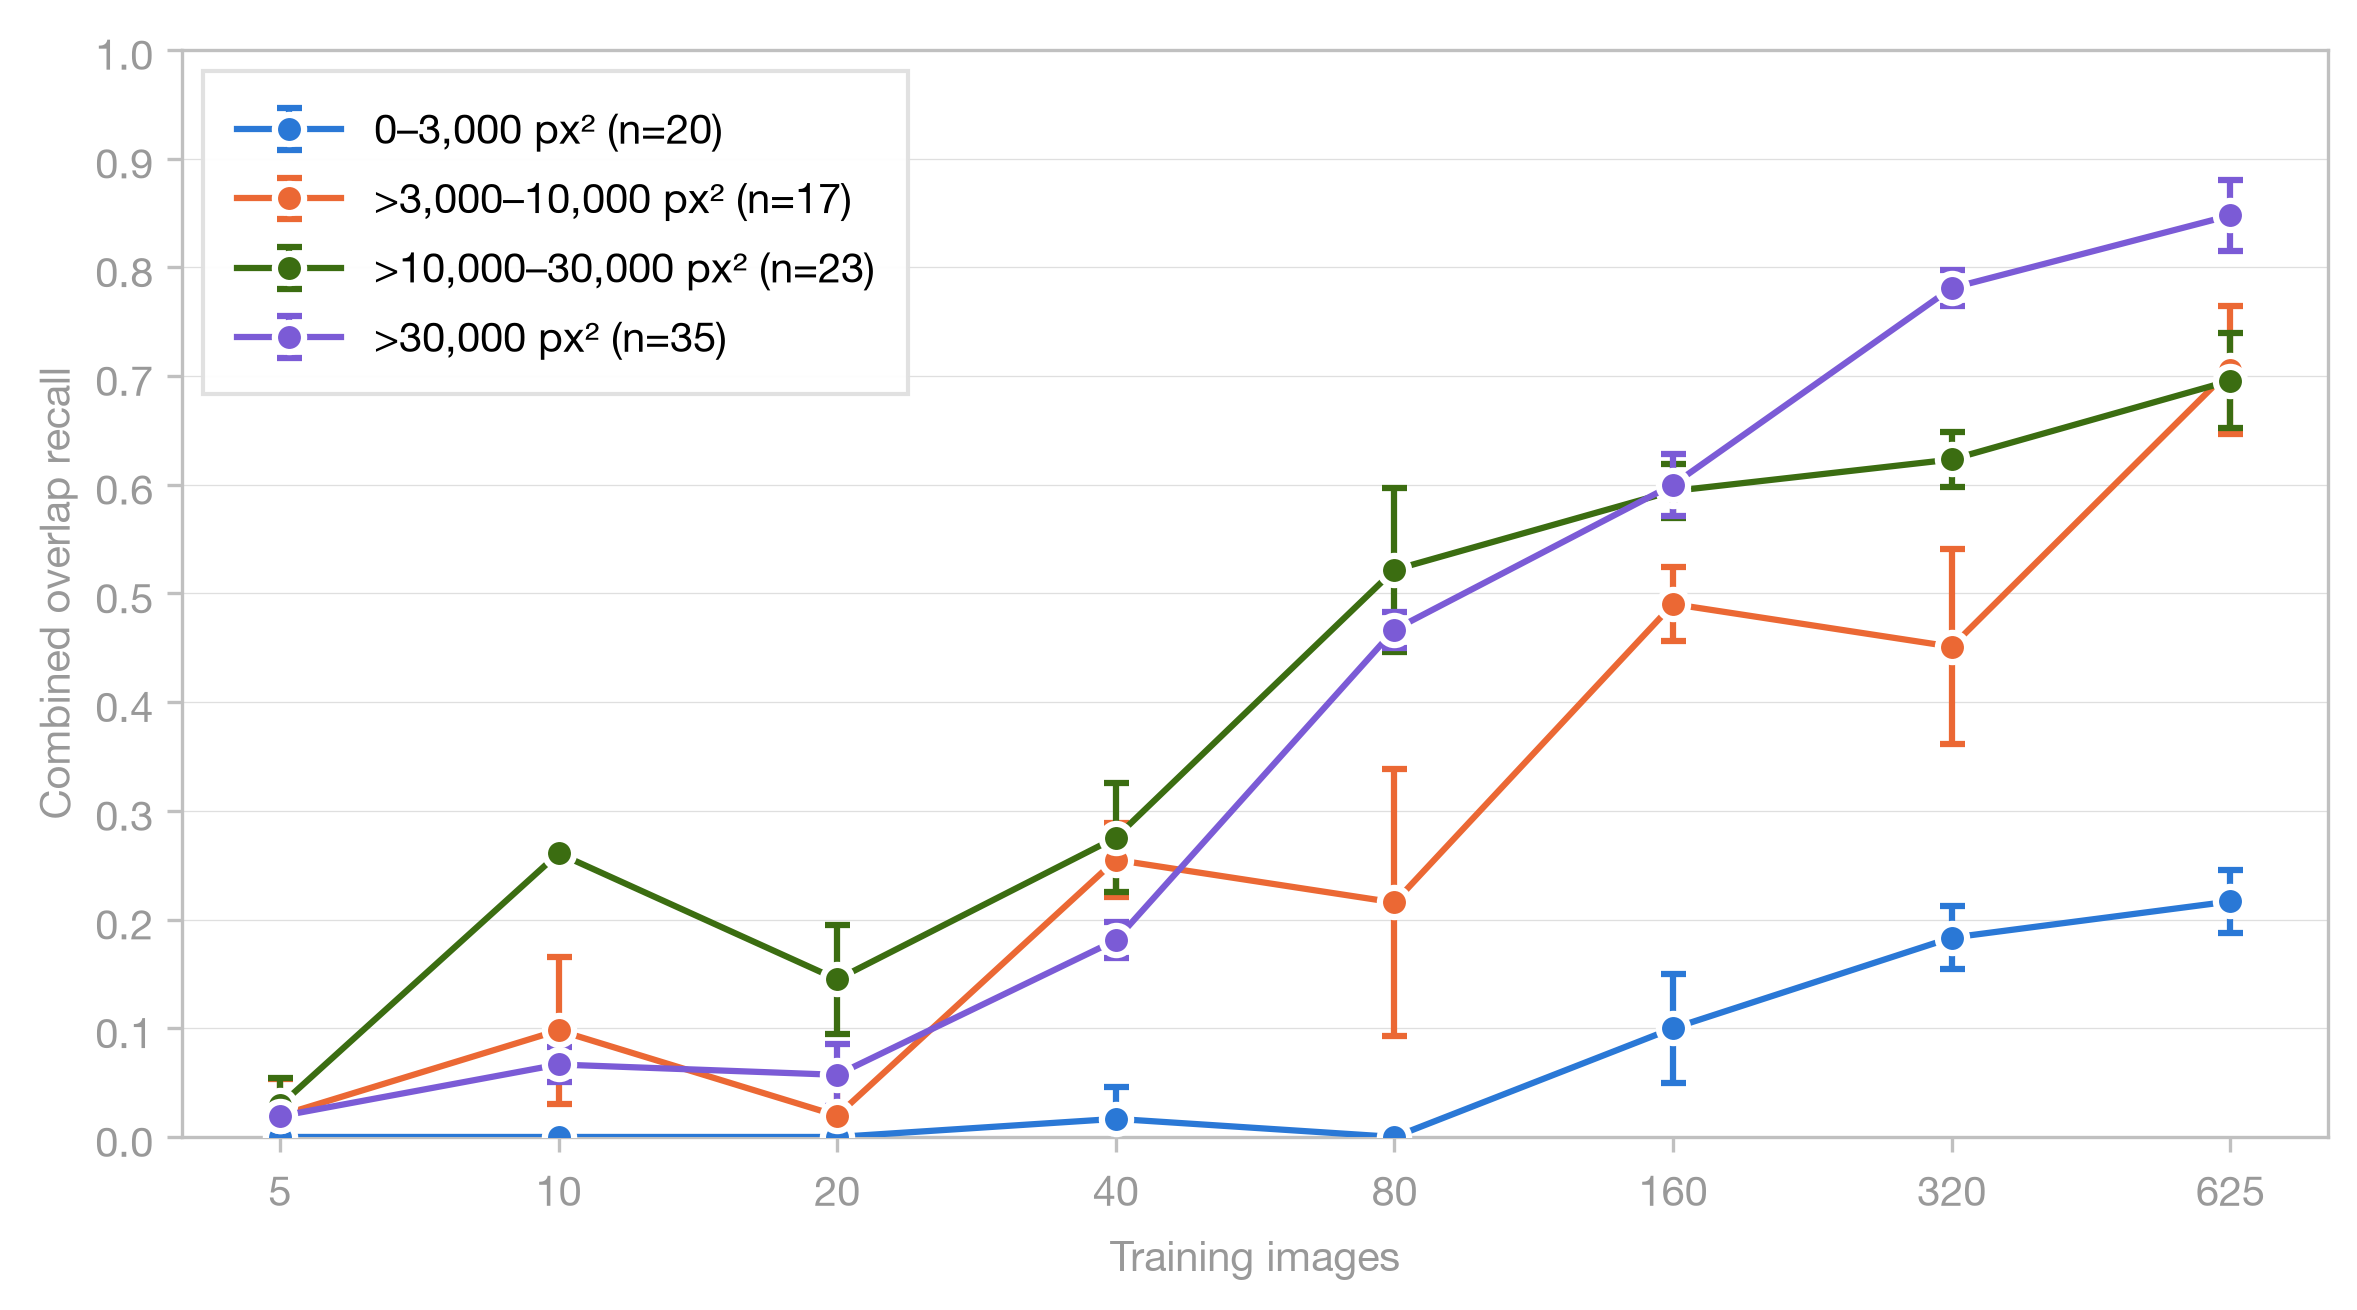

Reproduce this figure in Python.
"""Case-level overlap detection (IoU > 0.5) by training size and mass area.

Uses canonical data-scaling test predictions at final checkpoints. Outputs
terminal tables, Markdown, JSON, PNG, and PDF with mean ± sample SD across seeds.

Run from the project root:
    python analysis/data_scaling/evaluate_mass_size_vs_detection/evaluate_mass_size_vs_detection_iou_05.py
"""

import json
import sys
from collections import defaultdict
from pathlib import Path
from statistics import mean, stdev

import matplotlib
matplotlib.use("Agg")
import matplotlib.pyplot as plt
import matplotlib.ticker as ticker

SCRIPT_DIR = Path(__file__).resolve().parent
PROJECT_ROOT = SCRIPT_DIR.parents[2]
if str(PROJECT_ROOT) not in sys.path:
    sys.path.insert(0, str(PROJECT_ROOT))

from analysis.predictions_dataset.constants import MIN_PRED_AREA_FRACTION
from analysis.predictions_dataset.load_predictions_dataset import (
    DatasetValidationError,
    load_predictions_dataset,
)

FLAG_FIELD = "overlap_detection_iou_05_flag"
NORMAL_FLAG_FIELD = "normal_false_positive"
OUT_BASE = "evaluate_mass_size_vs_detection_iou_05"
IOU_THRESHOLD = 0.5
TITLE = f"Case-level overlap-based detection (IoU>{IOU_THRESHOLD:g}) by training size and mass size"
DEFINITION = (
    "A mass case is detected when the highest single-component IoU between a "
    f"retained predicted component and the ground-truth mass exceeds {IOU_THRESHOLD:g}. "
    "Off-target blobs are ignored, so this is comparable to centroid detection."
)
DEFINITION_METADATA = {
    "detection_definition": f"IoU > {IOU_THRESHOLD:g}",
    "iou_threshold": IOU_THRESHOLD,
}
DETECTION_LABEL = "Overlap Detection"
Y_LABEL = "Combined overlap recall"
NOISE_FLOOR = f"{MIN_PRED_AREA_FRACTION * 100:g}% of image area"
EXPERIMENT_NAME = "data_scaling"
EVALUATION_SPLIT = "test"
CHECKPOINT = "final"
SEEDS = [42, 43, 44]
SIZES = [5, 10, 20, 40, 80, 160, 320, 625]
GROUPS = [("All masses", "combined"), ("Malignant masses", "malignant"), ("Benign masses", "benign")]
MASS_BINS = [
    ("0–3,000 px²", 0, 3001),
    (">3,000–10,000 px²", 3001, 10001),
    (">10,000–30,000 px²", 10001, 30001),
    (">30,000 px²", 30001, None),
]
BIN_COLORS = ["#2a78d6", "#eb6834", "#3b6d11", "#7B5BD6"]

plt.rcParams.update({
    "font.family": "sans-serif",
    "font.sans-serif": ["Helvetica Neue", "Helvetica", "Arial", "sans-serif"],
    "font.size": 10,
    "font.weight": "400",
    "axes.labelsize": 10,
    "axes.labelcolor": "#999999",
    "xtick.labelsize": 10,
    "ytick.labelsize": 10,
    "xtick.color": "#999999",
    "ytick.color": "#999999",
    "legend.fontsize": 10,
    "legend.framealpha": 0.95,
    "legend.edgecolor": "#e0e0e0",
    "grid.linewidth": 0.3,
    "grid.alpha": 0.4,
    "figure.facecolor": "white",
    "axes.facecolor": "white",
    "axes.spines.top": True,
    "axes.spines.right": True,
})


def select_runs(rows):
    runs = defaultdict(list)
    for row in rows:
        if (
            row.experiment_name == EXPERIMENT_NAME
            and row.evaluation_split == EVALUATION_SPLIT
            and row.checkpoint == CHECKPOINT
            and row.training_set_size in SIZES
            and row.seed in SEEDS
        ):
            runs[row.training_set_size, row.seed].append(row)

    reference_cases = None
    for size in SIZES:
        for seed in SEEDS:
            run = runs[size, seed]
            if not run:
                raise DatasetValidationError(f"Missing scaling run: size={size}, seed={seed}")
            if len({row.configuration_id for row in run}) != 1:
                raise DatasetValidationError(f"Multiple configurations: size={size}, seed={seed}")
            cases = {
                row.image_id: (
                    row.pathology, row.mass_present, row.ground_truth_mass_area_px,
                    row.image_height_px, row.image_width_px, row.reference_path,
                    row.original_data_path, row.evaluation_unit,
                )
                for row in run
            }
            if len(cases) != len(run):
                raise DatasetValidationError(f"Duplicate cases: size={size}, seed={seed}")
            if reference_cases is None:
                reference_cases = cases
            if cases != reference_cases:
                raise DatasetValidationError(f"Test cases differ: size={size}, seed={seed}")
            for row in run:
                if row.pathology in ("malignant", "benign"):
                    if (not row.mass_present or row.ground_truth_mass_area_px <= 0
                            or not isinstance(getattr(row, FLAG_FIELD), bool)):
                        raise DatasetValidationError(f"Invalid mass case: {row.image_id}")
                elif row.pathology == "normal":
                    if (row.mass_present or row.ground_truth_mass_area_px != 0
                            or not isinstance(getattr(row, NORMAL_FLAG_FIELD), bool)):
                        raise DatasetValidationError(f"Invalid normal case: {row.image_id}")
                else:
                    raise DatasetValidationError(f"Unknown pathology: {row.pathology}")
    return runs


def mass_cases_in_bin(rows, positive_class, low, high):
    return [
        row for row in rows
        if row.mass_present
        and (positive_class == "combined" or row.pathology == positive_class)
        and row.ground_truth_mass_area_px >= low
        and (high is None or row.ground_truth_mass_area_px < high)
    ]


def evaluate_bin(rows, positive_class, low, high):
    positives = mass_cases_in_bin(rows, positive_class, low, high)
    normal_cases = [row for row in rows if row.pathology == "normal"]
    if not positives or not normal_cases:
        raise DatasetValidationError(
            f"Missing mass-bin or normal cases: group={positive_class}, bin=[{low}, {high})"
        )
    return (
        mean(getattr(row, FLAG_FIELD) for row in positives),
        mean(getattr(row, NORMAL_FLAG_FIELD) for row in normal_cases),
    )


def summarize_sizes_by_bin(runs, positive_class):
    result = {}
    for label, low, high in MASS_BINS:
        metrics = {
            "Detection": {"mean": [], "std": []},
            "False positive rate": {"mean": [], "std": []},
        }
        for size in SIZES:
            values = [evaluate_bin(runs[size, seed], positive_class, low, high) for seed in SEEDS]
            for metric, per_seed in zip(metrics.values(), zip(*values)):
                metric["mean"].append(mean(per_seed))
                metric["std"].append(stdev(per_seed))
        result[label] = metrics
    return result


def fmt(metric, index):
    return f"{metric['mean'][index]:.3f} ± {metric['std'][index]:.3f}"


def main():
    data = load_predictions_dataset()
    runs = select_runs(data.rows)
    stats = {group: summarize_sizes_by_bin(runs, group) for _, group in GROUPS}
    reference_rows = runs[SIZES[0], SEEDS[0]]
    bin_counts = {
        group: {
            label: len(mass_cases_in_bin(reference_rows, group, low, high))
            for label, low, high in MASS_BINS
        }
        for _, group in GROUPS
    }
    description = (
        "Data-scaling test runs: seeds 42/43/44, final checkpoints, "
        f"training sizes {', '.join(map(str, SIZES))}. Noise floor {NOISE_FLOOR}. "
        "Mass-present cases split by ground_truth_mass_area_px into four bins. "
        "Values are mean ± sample SD across seeds."
    )
    payload = {
        "title": TITLE,
        "description": description,
        "noise_floor": NOISE_FLOOR,
        **DEFINITION_METADATA,
        "mass_bins": [{"label": label, "low": low, "high": high} for label, low, high in MASS_BINS],
        "bin_counts": bin_counts,
        "dataset_snapshot_id": data.snapshot_id,
        "experiment_name": EXPERIMENT_NAME,
        "evaluation_split": EVALUATION_SPLIT,
        "checkpoint": CHECKPOINT,
        "seeds": SEEDS,
        "training_set_sizes": SIZES,
        **stats,
    }
    (SCRIPT_DIR / f"{OUT_BASE}.json").write_text(
        json.dumps(payload, indent=2, allow_nan=False) + "\n", encoding="utf-8"
    )
    lines = [
        f"# {TITLE}", "", description, "",
        f"Dataset snapshot: `{data.snapshot_id}`.", "", DEFINITION, "",
        "Area-bin lower bounds are inclusive and upper bounds exclusive: "
        "[0, 3001), [3001, 10001), [10001, 30001), [30001, ∞) pixels².", "",
        "False-positive rates use all normal cases, not mass-size bins, and are "
        "identical across bins and pathology groups at each training size. "
        "A normal case with any retained predicted mass component is a false alarm.", "",
        "The plot shows combined recall for each mass-size bin; error bars are "
        "sample SD across the three seeds. Training sizes are equally spaced.", "",
    ]
    for title, group in GROUPS:
        lines.extend([f"## {title}", ""])
        for label, _, _ in MASS_BINS:
            metrics = stats[group][label]
            lines.extend([
                f"### {label} (n={bin_counts[group][label]})", "",
                f"| Training size | {DETECTION_LABEL} | Normal cases FP rate |",
                "|--------------:|----------:|---------------------:|",
            ])
            for index, size in enumerate(SIZES):
                lines.append(
                    f"| {size} | {fmt(metrics['Detection'], index)} | "
                    f"{fmt(metrics['False positive rate'], index)} |"
                )
            lines.append("")
    report = "\n".join(lines)
    (SCRIPT_DIR / f"{OUT_BASE}.md").write_text(report, encoding="utf-8")
    print(report)

    fig, ax = plt.subplots(figsize=(8, 4.5))
    positions = list(range(len(SIZES)))
    for (label, _, _), color in zip(MASS_BINS, BIN_COLORS):
        metric = stats["combined"][label]["Detection"]
        ax.errorbar(
            positions, metric["mean"], yerr=metric["std"], fmt="-o", color=color,
            label=f"{label} (n={bin_counts['combined'][label]})",
            markersize=7, linewidth=1.5, capsize=3,
            markeredgecolor="white", markeredgewidth=1.5, zorder=3,
        )
    ax.set_xlabel("Training images")
    ax.set_ylabel(Y_LABEL)
    ax.set_xticks(positions, labels=SIZES)
    ax.set_ylim(0, 1.0)
    ax.set_yticks([value / 10 for value in range(11)])
    ax.yaxis.set_major_formatter(ticker.FormatStrFormatter("%.1f"))
    ax.grid(True, axis="y", linewidth=0.3, alpha=0.4)
    ax.grid(False, axis="x")
    for spine in ax.spines.values():
        spine.set_color("#c0c0c0")
    ax.tick_params(axis="both", which="both", color="#c0c0c0", labelcolor="#999999")
    ax.legend(loc="best", frameon=True, fancybox=False, borderpad=0.8, handlelength=2.5)
    fig.tight_layout(pad=1.2)
    for extension in ("pdf", "png"):
        output_path = SCRIPT_DIR / f"{OUT_BASE}.{extension}"
        metadata = {"CreationDate": None} if extension == "pdf" else None
        fig.savefig(output_path, dpi=300, bbox_inches="tight", metadata=metadata)
        print(f"Wrote {output_path}")
    plt.close(fig)


if __name__ == "__main__":
    main()
